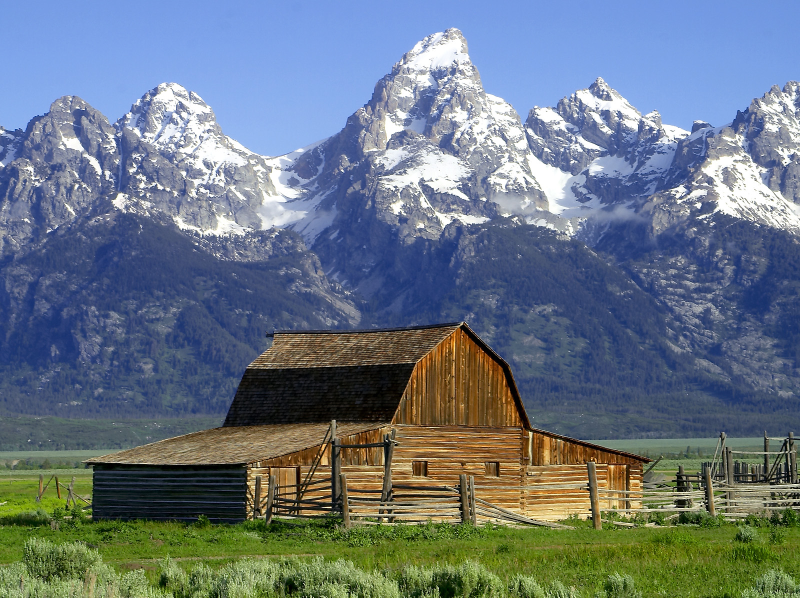
#> input picture Barns_grand_tetons.jpg, 1600 x 1195 px (shown at 1/2 size); its folder holds 5 pictures in this run
$ python first_seminar.py 2
#> lines starting #> are read from the running program, lines starting #| are printed output that depends on the picture; long printed decimals are rounded
#> further down, original_image is the input picture: shape (1195, 1600, 3); mean R, G, B 104.9, 117.8, 129.7
import matplotlib.pyplot as plt
import numpy as np

from PIL import Image
import matplotlib.image as mpimg
from scipy.fft import fft2, ifft2, fftshift, fft, ifft, ifftshift, dct, idct
import cv2
import math

import subprocess   # to run ffmpeg commands
from dahuffman import HuffmanCodec

import argparse     # to run the .py with inputs

FFMPEG_PATH = "C:/Users/adria/Downloads/ffmpeg-9.0.2/ffmpeg-9.0.2"

MAT8 = [[ 0,  1,  5,  6, 14, 15, 27, 28],
        [ 2,  4,  7, 13, 16, 26, 29, 42],
        [ 3,  8, 12, 17, 25, 30, 41, 43],
        [ 9, 11, 18, 24, 31, 40, 44, 53],
        [10, 19, 23, 32, 39, 45, 52, 54],
        [20, 22, 33, 38, 46, 51, 55, 60],
        [21, 34, 37, 47, 50, 56, 59, 61],
        [35, 36, 48, 49, 57, 58, 62, 63]
    ]

class ColorTranslator:

    def rgb_to_yuv(self, rgb_img):
        # yuv_img = rgb_img.copy()
        rgb_img = rgb_img.astype(np.float32) # more precision
        yuv_img = np.zeros_like(rgb_img)

        yuv_img[:,:,0] = 0.257 * rgb_img[:,:,0] + 0.504 * rgb_img[:,:,1] + 0.098 * rgb_img[:,:,2] + 16      # Y (luma)
        yuv_img[:,:,1] = -0.148 * rgb_img[:,:,0] - 0.291 * rgb_img[:,:,1] + 0.439 * rgb_img[:,:,2] + 128    # U (Cb)
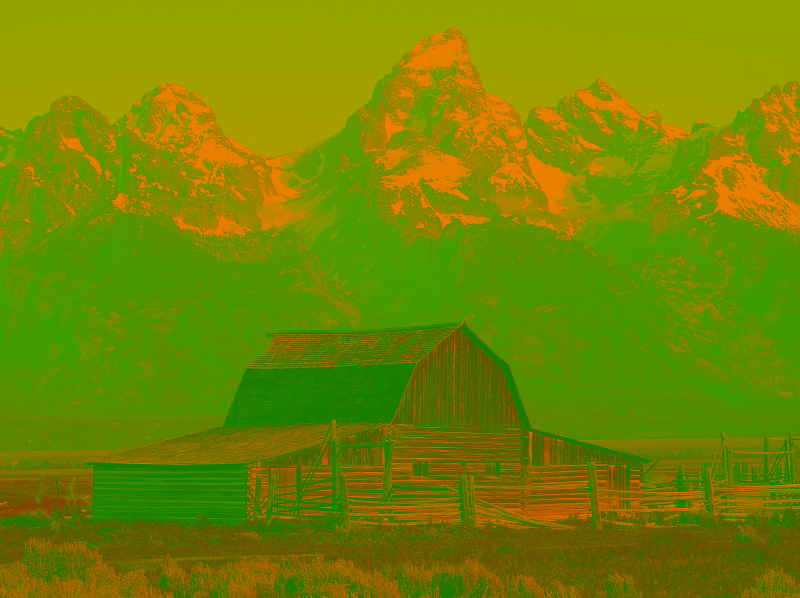
#> yuv_img: shape (1195, 1600, 3) float32 (shown at 1/2 size); mean R, G, B 115, 135.1, 0
        yuv_img[:,:,2] = 0.439 * rgb_img[:,:,0] - 0.368 * rgb_img[:,:,1] - 0.071 * rgb_img[:,:,2] + 128     # V (Cr)
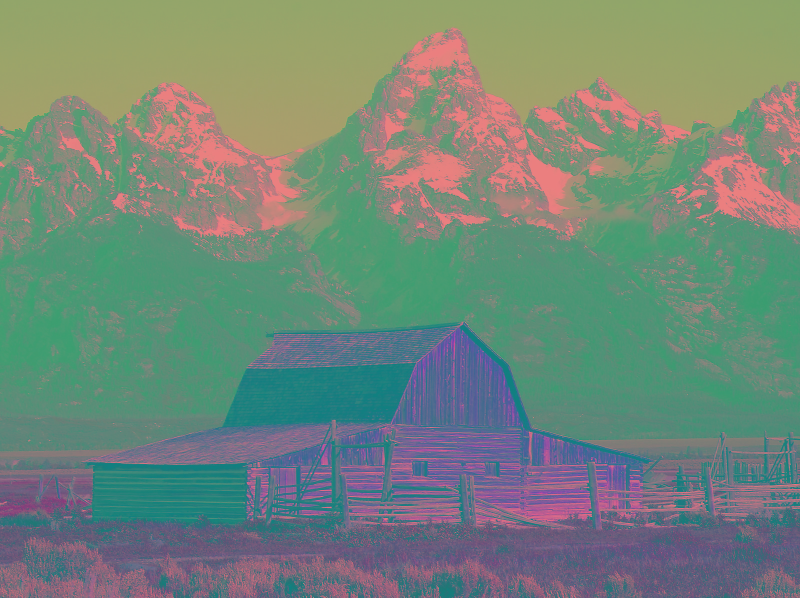
#> yuv_img: shape (1195, 1600, 3) float32 (shown at 1/2 size); mean R, G, B 115, 135.1, 121.8

        return yuv_img #np.clip(yuv_img, 0, 255).astype(np.uint8)

    def yuv_to_rgb(self, yuv_img):
        rgb_img = yuv_img.astype(np.float32)

        rgb_img[:,:,0] = 1.164 * (yuv_img[:,:,0] - 16) + 1.596 * (yuv_img[:,:,2] - 128)                                     # R
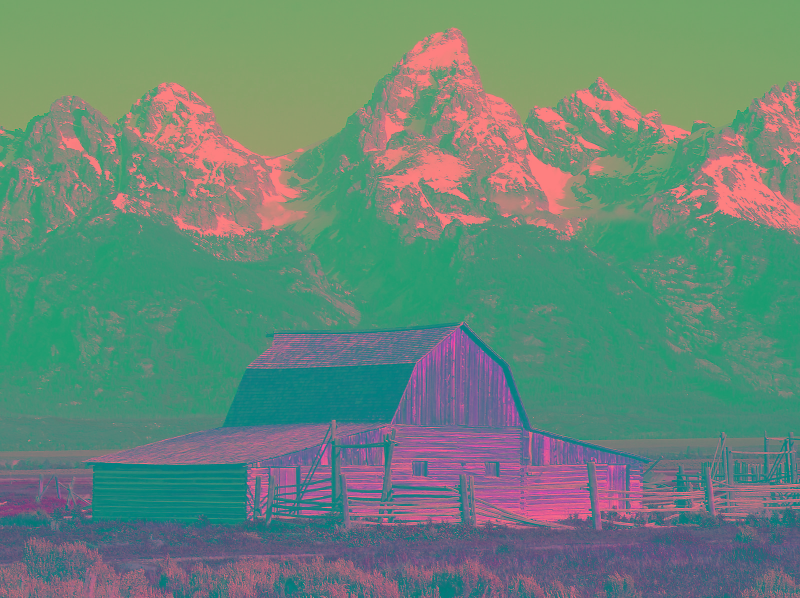
#> rgb_img: shape (1195, 1600, 3) float32 (shown at 1/2 size); mean R, G, B 104.9, 135.1, 121.8; drawn with min black and max white
        rgb_img[:,:,1] = 1.164 * (yuv_img[:,:,0] - 16) - 0.813 * (yuv_img[:,:,2] - 128) - 0.391 * (yuv_img[:,:,1] - 128)    # G
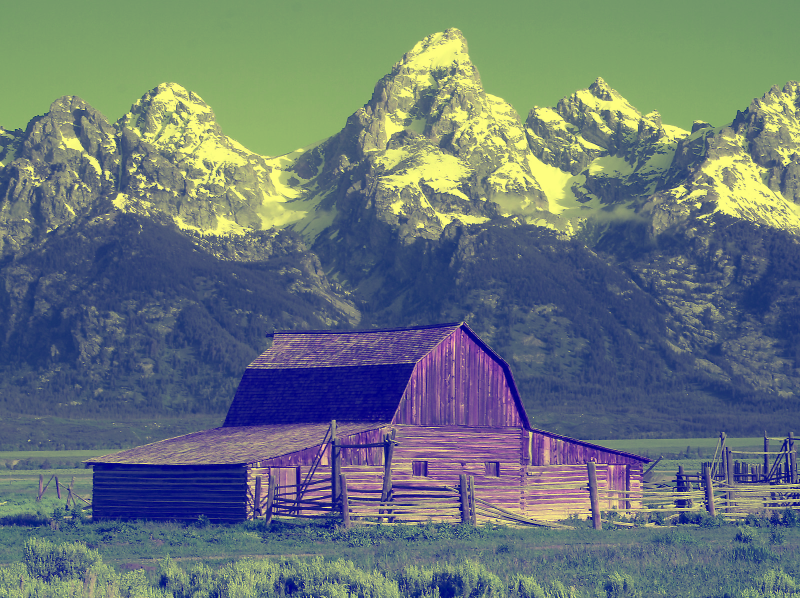
#> rgb_img: shape (1195, 1600, 3) float32 (shown at 1/2 size); mean R, G, B 104.9, 117.3, 121.8; drawn with min black and max white
        rgb_img[:,:,2] = 1.164 * (yuv_img[:,:,0] - 16) + 2.018 * (yuv_img[:,:,1] - 128)                                     # B

        return rgb_img #np.clip(rgb_img, 0, 255).astype(np.uint8)


    # [157 lines left out: functions blur_chroma, blur_luma, ffmpeg_resize, zigzag, inverse_zigzag, not called in this run]

class DCT8x8:

     # Standard JPEG luminance quantization table
    QY = np.array([
        [16, 11, 10, 16, 24, 40, 51, 61],
        [12, 12, 14, 19, 26, 58, 60, 55],
        [14, 13, 16, 24, 40, 57, 69, 56],
        [14, 17, 22, 29, 51, 87, 80, 62],
        [18, 22, 37, 56, 68, 109, 103, 77],
        [24, 35, 55, 64, 81, 104, 113, 92],
        [49, 64, 78, 87, 103, 121, 120, 101],
        [72, 92, 95, 98, 112, 100, 103, 99]
    ])

    # [89 lines left out: functions __init__, encode, decode, run_length_encoder, run_length_decoder, not called in this run]


    def huffman_encoder(self, rle_enc):
        codec = HuffmanCodec.from_data(rle_enc)
        return codec


# [37 lines left out: function mini_jpeg, not called in this run]


if __name__ == "__main__":

    # Setup Argument Parser
    parser = argparse.ArgumentParser(description="Run a specific exercise")
    parser.add_argument("exercise", type=int, choices=[2, 3, 4, 5, 6, 7, 8, 9], help="Enter an exercise number from 2 to 9")
    args = parser.parse_args()

    translator = ColorTranslator()

    if args.exercise == 2:
        original_image = plt.imread("Barns_grand_tetons.jpg") # load the RGB image; range [0-255]

        # Convert image to YUV space and recover it to RGB again:
        yuv_result = translator.rgb_to_yuv(original_image)
        rgb_restored = translator.yuv_to_rgb(yuv_result)

        fig, axes = plt.subplots(2, 2, figsize=(15, 10))

        axes[0,0].imshow(original_image)
        axes[0,0].set_title("Original RGB")

        axes[0,1].imshow(np.clip(yuv_result, 0, 255).astype(np.uint8))
        axes[0,1].set_title("YUV Space (Visualized as RGB)")

        axes[1,0].imshow(np.clip(rgb_restored, 0, 255).astype(np.uint8))
        axes[1,0].set_title("Restored RGB")

        # visualize the quantization error (when clamping and casting to an integer):
        abs_error = np.abs(rgb_restored - original_image.astype(np.float32))
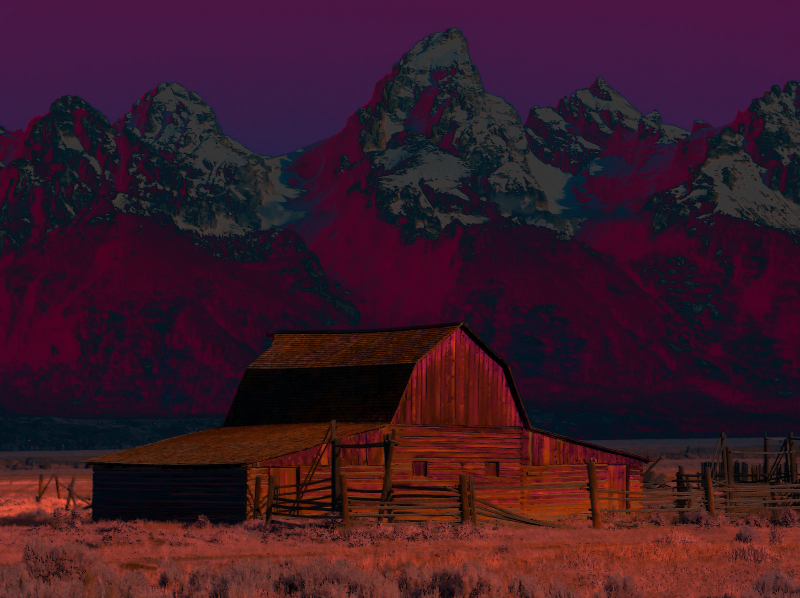
#> abs_error: shape (1195, 1600, 3) float32 (shown at 1/2 size); mean R, G, B 0.0331, 0.0143, 0.0224; drawn with min black and max white
        mae = np.mean(abs_error, axis=-1) # mean absolute error of each pixel (mean over the last dimension)
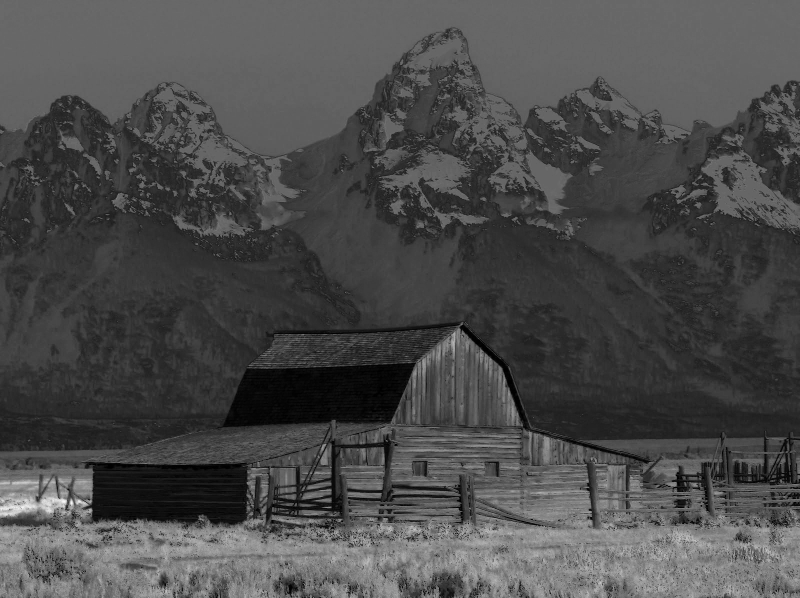
#> mae: shape (1195, 1600) float32 (shown at 1/2 size); min 0, max 0.0786, mean 0.0233; drawn with min black and max white
        min_err = np.min(mae)
#> min_err = 0
        max_err = np.max(mae)
#> max_err = 0.0786
        im = axes[1,1].imshow(mae/max_err, cmap='inferno')
        axes[1,1].set_title("Mean Absolute Error: |recovered - original|")
        fig.colorbar(im, ax=axes[1,1], fraction=0.046, pad=0.04)

        print(f"Minimum MAE: {min_err}")
#| Minimum MAE: 0.0
        print(f"Maximum MAE: {max_err}")
#| Maximum MAE: 0.07864

        for ax in axes.flat:
            ax.axis('off')

        plt.show()
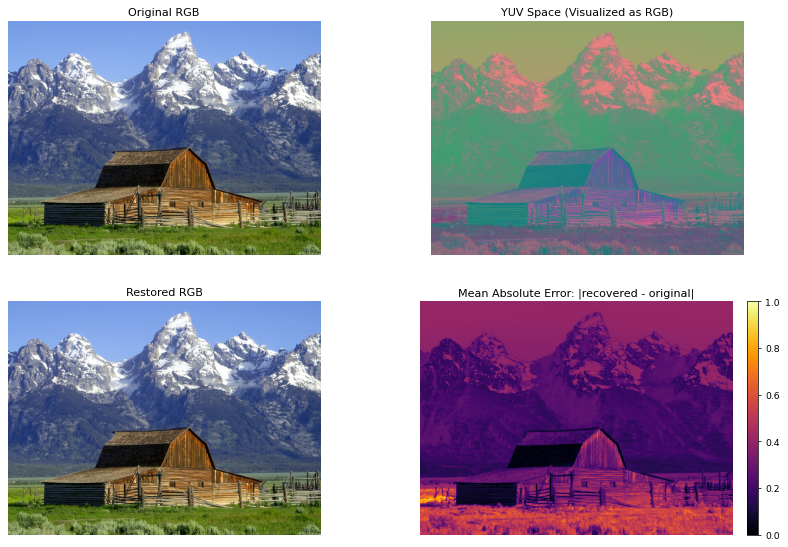
#> figure drawn by matplotlib, 5 panels


    elif args.exercise == 3:
        # Convert image to YUV space:
        original_image = plt.imread("Barns_grand_tetons.jpg") # load the RGB image; range [0-255]
        yuv_result = translator.rgb_to_yuv(original_image)

        fig2, axes2 = plt.subplots(1, 2, figsize=(15, 5))

        # 1. Show the luma blurred image:
        y_lpf_yuv = translator.blur_luma(yuv_result)
        y_lpf_rgb = translator.yuv_to_rgb(y_lpf_yuv)
        axes2[0].imshow(np.clip(y_lpf_rgb, 0, 255).astype(np.uint8))
        axes2[0].set_title("Luma Blurred")

        # 2. Show the chroma blurred image:
        Cb_Cr_lpf_yuv = translator.blur_chroma(yuv_result)
        Cb_Cr_lpf_rgb = translator.yuv_to_rgb(Cb_Cr_lpf_yuv)
        axes2[1].imshow(np.clip(Cb_Cr_lpf_rgb, 0, 255).astype(np.uint8))
        axes2[1].set_title("Chroma Blurred")

        for ax2 in axes2.flat:
            ax2.axis('off')

        plt.show()

    elif args.exercise == 4:
        # Default sws_falg = 'bicubic'
        translator.ffmpeg_resize(2) # resize image by 1/2
        translator.ffmpeg_resize(4) # resize image by 1/4
        translator.ffmpeg_resize(8) # resize image by 1/8

        # Compare with 'gauss':
        translator.ffmpeg_resize(2, 'gauss') # resize image by 1/2
        translator.ffmpeg_resize(8, 'gauss') # resize image by 1/8

    elif args.exercise == 5:
        # if we read that matrix with the zigzag pattern we will get
        # an ordered list of numbers from 0 to 63.
        num_list = translator.zigzag(MAT8)
        translator.inverse_zigzag(num_list)

    elif args.exercise == 6:

        dct8x8 = DCT8x8(quality=100)
        print(dct8x8.encode(MAT8))

        dct8x8 = DCT8x8(quality=50)
        print(dct8x8.encode(MAT8))

    elif args.exercise == 7:
        block = [
            [45, -12,  8,  3,  0,  0,  0,  0],
            [-8,   6,  2,  0,  0,  0,  0,  0],
            [ 4,   2,  0,  0,  0,  0,  0,  0],
            [ 2,   0,  0,  0,  0,  0,  0,  0],
            [ 0,   0,  0,  0,  0,  0,  0,  0],
            [ 0,   0,  0,  0,  0,  0,  0,  0],
            [ 0,   0,  0,  0,  0,  0,  0,  0],
            [ 0,   0,  0,  0,  0,  0,  0,  0]
        ]
        num_list = translator.zigzag(block)
        dct8x8 = DCT8x8(quality=100)

        rle_list= dct8x8.run_length_encoder(num_list)
        print(rle_list)

        decoded_list = dct8x8.run_length_decoder(rle_list)
        print(decoded_list)

        codec = dct8x8.huffman_encoder(rle_list)
        print(codec.print_code_table())
        encoded_list = codec.encode(rle_list)
        cadena_bits = ''.join(format(byte, '08b') for byte in encoded_list)
        print(f"Bits comprimidos ({len(cadena_bits)} bits): {cadena_bits}")

    elif args.exercise == 8:
        original_image = plt.imread("Barns_grand_tetons.jpg") # load the RGB image; range [0-255]
        dct8x8 = DCT8x8(quality=100)
        rle_code_100, decoded_img_100 = mini_jpeg(original_image, dct8x8, translator)

        dct8x8 = DCT8x8(quality=50)
        rle_code_50, decoded_img_50 = mini_jpeg(original_image, dct8x8, translator)

        fig, axes = plt.subplots(1, 3, figsize=(12, 6))

        # Plot original image
        axes[0].imshow((translator.rgb_to_yuv(original_image))[:,:,0])
        axes[0].set_title('Original Image (Y channel)')
        axes[0].axis('off')

        # Plot decoded image
        axes[1].imshow(decoded_img_100)
        axes[1].set_title('Decoded Image Q=100 (Y Channel)')
        axes[1].axis('off')

        # Plot decoded image
        axes[2].imshow(decoded_img_50)
        axes[2].set_title('Decoded Image Q=50 (Y Channel)')
        axes[2].axis('off')

        plt.tight_layout()
        plt.show()
